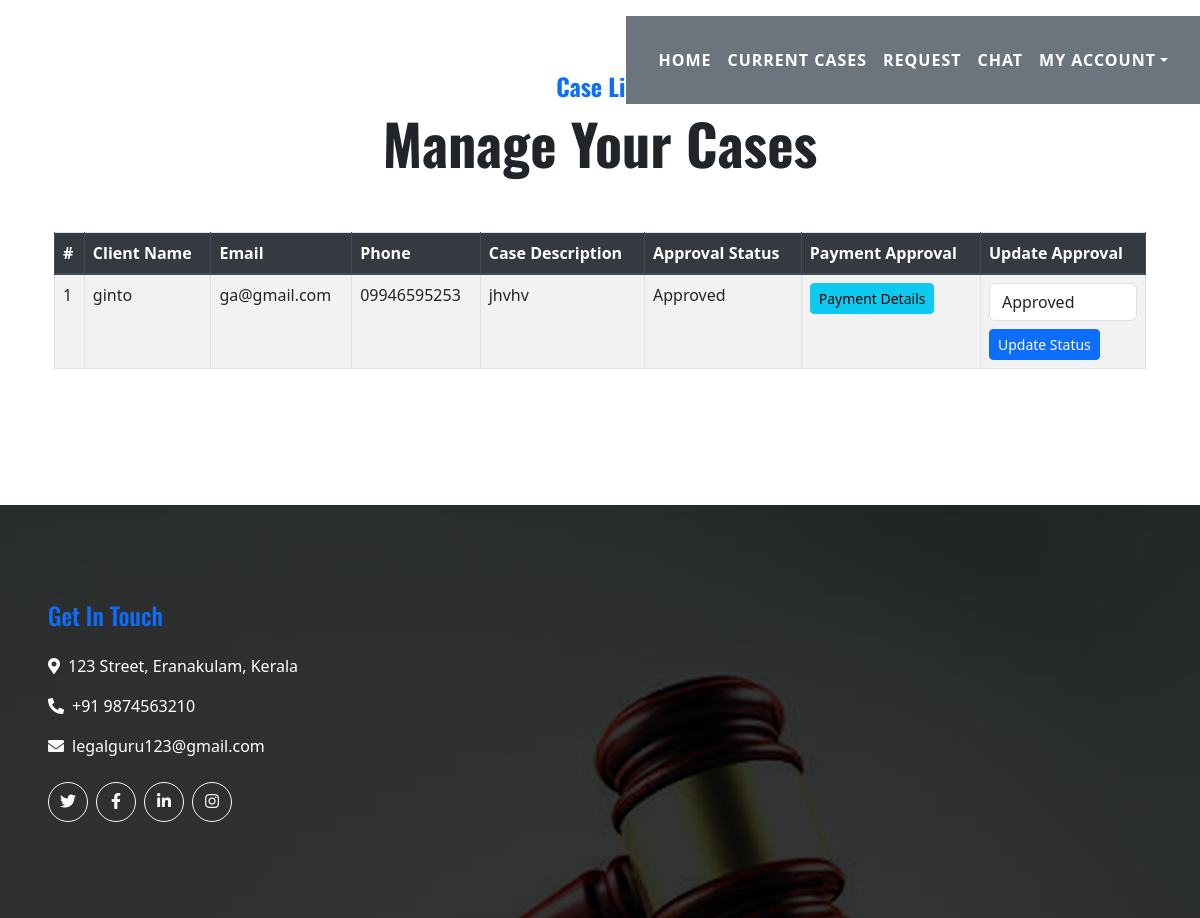
The page /Advocate/case_list (signed in) on the database its author committed.
### home/models.py (models this page shows)
class CaseRequest(models.Model):
    req_id = models.AutoField(primary_key=True)
    lawyer = models.ForeignKey(AdvocateRegistration,on_delete=models.CASCADE)
    name = models.CharField(max_length=50)
    email = models.EmailField(max_length=50)
    phone = models.CharField(max_length=11)
    case_des = models.TextField()
    approval = models.CharField(max_length=50, choices=[('Approved', 'Approved'), ('Pending', 'Pending'), ('Rejected', 'Rejected')], default='Pending')
    cust_approval = models.CharField(max_length=50, choices=[('Approved', 'Approved'), ('Pending', 'Pending'), ('Rejected', 'Rejected')], default='Pending')
    payment_approval = models.CharField(max_length=50, choices=[('Paid', 'Paid'), ('Unpaid', 'Unpaid')], default='Unpaid')
    def __str__(self):
        return f"CaseRequest #{self.req_id} - {self.name}"

### Advocate/views.py (the view, shortened to what this page needs)
# urls.py: path('case_list',views.case_list,name='case_list'),
def case_list(request):
    advocate = request.user.advocateregistration
    cases = CaseRequest.objects.filter(lawyer=advocate)
    print(cases)
    return render(request, 'advcaselist.html', {'cases': cases})

### templates/advcaselist.html (shortened to what this page needs)
{% extends "advbase.html" %}
{% load static %}
{% load template_filters %}
{% block content %}
<div class="container py-5">
    <div class="d-flex flex-column text-center mb-5">
        <h4 class="text-primary font-weight-bold">Case List</h4>
        <h4 class="display-4 font-weight-bold">Manage Your Cases</h4>
    </div>
    <form method="POST">
        <table class="table table-striped table-bordered">
            <thead class="thead-dark">
                <tr>
                    <th>#</th>
                    <th>Client Name</th>
                    <th>Email</th>
                    <th>Phone</th>
                    <th>Case Description</th>
                    <th>Approval Status</th>
                    <th>Payment Approval</th>
                    <th>Update Approval</th>
                </tr>
            </thead>
            <tbody>
                {% for case in cases %}
                <tr>
                    <td>{{ case.req_id }}</td>
                    <td>{{ case.name }}</td>
                    <td>{{ case.email }}</td>
                    <td>{{ case.phone }}</td>
                    <td>{{ case.case_des }}</td>
                    <td>{{ case.approval }}</td>
                    <td>
                        {% if case.payment_approval == 'Paid' %}
                       <a href="{% url 'advpaymentlist' case.req_id %}" ><button type="button" class="btn btn-info btn-sm"
                                 >
                            Payment Details
                        </button> </a>
                        {% else %}
                        <span>Unpaid</span>
                        {% endif %}
                    </td>
                    <td>
                        <select name="approval" class="form-control">
                            <option value="Approved" {% if case.approval == 'Approved' %}selected{% endif %}>Approved</option>
                        </select>
                        <button type="submit" class="btn btn-sm btn-primary mt-2">Update Status</button>
                    </td>
                </tr>
                {% empty %}
                <tr>
                    <td colspan="8" class="text-center">No cases found.</td>
                </tr>
                {% endfor %}
            </tbody>
        </table>
    </form>
</div>
{% endblock %}

### rows shown on the page
CaseRequest: req_id "1", name "ginto", email "ga@gmail.com", phone "09946595253", case_des "jhvhv", approval "Approved", payment_approval "Payment Details"
